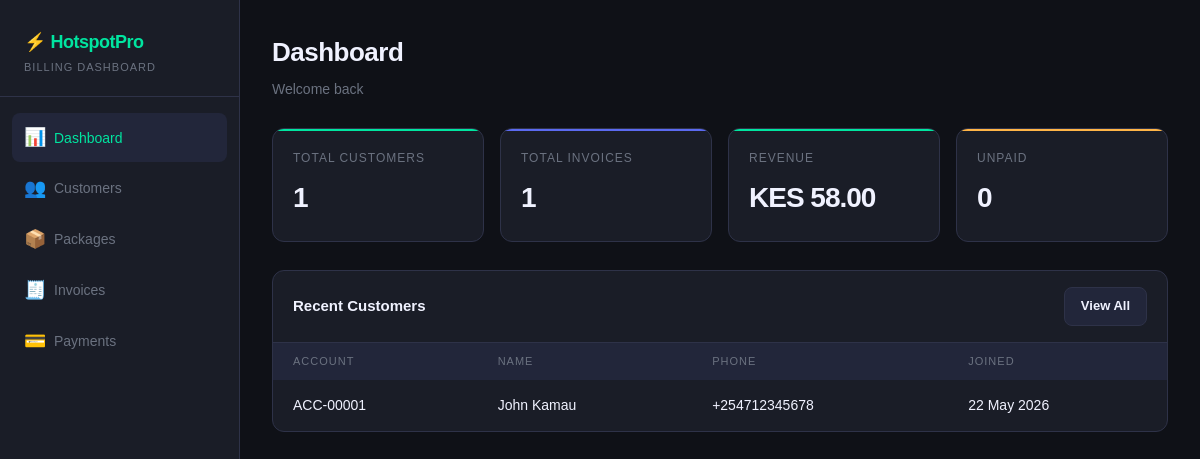
Screenshot of / (signed in) with the database file from the repository.
### billing_system/models/models.py (models this page shows, shortened)
class Customer(Base):
    __tablename__ = "customers"
    id             = Column(String(36), primary_key=True, default=_uuid)
    account_number = Column(String(20), unique=True, nullable=False, index=True)
    full_name      = Column(String(255), nullable=False)
    email          = Column(String(255), unique=True, nullable=True)
    phone          = Column(String(30), nullable=True)
    address        = Column(Text, nullable=True)
    status         = Column(Enum(CustomerStatus), nullable=False, default=CustomerStatus.ACTIVE)
    credit_balance = Column(Numeric(14, 4), nullable=False, default=Decimal("0.0000"))
    created_at     = Column(DateTime(timezone=True), nullable=False, default=_now)
    updated_at     = Column(DateTime(timezone=True), nullable=False, default=_now, onupdate=_now)
    meters         = relationship("Meter", back_populates="customer", cascade="all, delete-orphan")
    billing_cycles = relationship("BillingCycle", back_populates="customer")

### billing_system/api/frontend.py (the view)
@router.get("/", response_class=HTMLResponse)
def dashboard(request: Request, db: Session = Depends(get_db_dep)):
    total_customers = db.query(Customer).count()
    total_invoices  = db.query(Invoice).count()
    unpaid_invoices = db.query(Invoice).filter(
        Invoice.status.in_([InvoiceStatus.ISSUED, InvoiceStatus.OVERDUE])
    ).count()
    confirmed_payments = db.query(Payment).filter_by(status=PaymentStatus.CONFIRMED).all()
    total_revenue = sum(p.amount for p in confirmed_payments)
    recent_customers = db.query(Customer).order_by(Customer.created_at.desc()).limit(5).all()
    from fastapi.responses import HTMLResponse
    from jinja2 import Environment, FileSystemLoader
    env = Environment(loader=FileSystemLoader("billing_system/templates"))
    t = env.get_template("dashboard.html")
    html = t.render(
        request=request,
        active="dashboard",
        total_customers=total_customers,
        total_invoices=total_invoices,
        total_revenue=f"{total_revenue:.2f}",
        unpaid_invoices=unpaid_invoices,
        recent_customers=recent_customers,
    )
    return HTMLResponse(html)

### billing_system/templates/dashboard.html (shortened to what this page needs)
<!DOCTYPE html>
<html lang="en">
<head>
  <link rel="stylesheet" href="/static/css/style.css">
</head>
<body>
<aside class="sidebar">
  <div class="sidebar-logo">
    <h1>⚡ HotspotPro</h1>
    <p>Billing Dashboard</p>
  </div>
  <nav class="sidebar-nav">
    <a href="/" class="nav-item active"><span class="icon">📊</span> Dashboard</a>
    <a href="/customers" class="nav-item"><span class="icon">👥</span> Customers</a>
    <a href="/packages" class="nav-item"><span class="icon">📦</span> Packages</a>
    <a href="/invoices" class="nav-item"><span class="icon">🧾</span> Invoices</a>
    <a href="/payments" class="nav-item"><span class="icon">💳</span> Payments</a>
  </nav>
</aside>
<main class="main">
  <div class="page-header">
    <h2>Dashboard</h2>
    <p>Welcome back</p>
  </div>
  <div class="stats-grid">
    <div class="stat-card">
      <div class="stat-label">Total Customers</div>
      <div class="stat-value">{{ total_customers }}</div>
    </div>
    <div class="stat-card blue">
      <div class="stat-label">Total Invoices</div>
      <div class="stat-value">{{ total_invoices }}</div>
    </div>
    <div class="stat-card">
      <div class="stat-label">Revenue</div>
      <div class="stat-value">KES {{ total_revenue }}</div>
    </div>
    <div class="stat-card yellow">
      <div class="stat-label">Unpaid</div>
      <div class="stat-value">{{ unpaid_invoices }}</div>
    </div>
  </div>
  <div class="card">
    <div class="card-header">
      <h3>Recent Customers</h3>
      <a href="/customers" class="btn btn-secondary">View All</a>
    </div>
    <table>
      <thead>
        <tr><th>Account</th><th>Name</th><th>Phone</th><th>Joined</th></tr>
      </thead>
      <tbody>
        {% for c in recent_customers %}
        <tr>
          <td>{{ c.account_number }}</td>
          <td>{{ c.full_name }}</td>
          <td>{{ c.phone or '-' }}</td>
          <td>{{ c.created_at.strftime('%d %b %Y') }}</td>
        </tr>
        {% endfor %}
      </tbody>
    </table>
  </div>
</main>
</body>
</html>

### billing_system/static/css/style.css (style rules this page uses)
*, *::before, *::after { box-sizing: border-box; margin: 0; padding: 0; }
:root { --bg: #0f1117; --surface: #1a1d27; --surface2: #22263a; --border: #2e3248; --accent: #00e5a0; --accent2: #5b6af0; --danger: #ff4d6d; --warning: #ffb547; --text: #f0f2ff; --muted: #6b7280; --font-display: 'Arial Black', 'Arial Bold', Gadget, sans-serif; --font-body: 'Arial', sans-serif; }
body { background: var(--bg); color: var(--text); font-family: var(--font-body); font-size: 15px; line-height: 1.6; min-height: 100vh; display: flex; }
.sidebar { width: 240px; min-height: 100vh; background: var(--surface); border-right: 1px solid var(--border); display: flex; flex-direction: column; padding: 0; position: fixed; top: 0; left: 0; z-index: 100; }
.sidebar-logo { padding: 28px 24px 20px; border-bottom: 1px solid var(--border); }
.sidebar-logo h1 { font-family: var(--font-display); font-size: 18px; font-weight: 800; color: var(--accent); letter-spacing: -0.5px; }
.sidebar-logo p { font-size: 11px; color: var(--muted); margin-top: 2px; text-transform: uppercase; letter-spacing: 1px; }
.sidebar-nav { padding: 16px 12px; flex: 1; }
.nav-item { display: flex; align-items: center; gap: 10px; padding: 10px 12px; border-radius: 8px; color: var(--muted); text-decoration: none; font-size: 14px; font-weight: 500; transition: all 0.15s; margin-bottom: 2px; }
.nav-item.active { background: var(--surface2); color: var(--accent); }
.nav-item .icon { font-size: 18px; width: 20px; text-align: center; }
.main { margin-left: 240px; flex: 1; padding: 32px; max-width: calc(100vw - 240px); }
.page-header { margin-bottom: 28px; }
.page-header h2 { font-family: var(--font-display); font-size: 26px; font-weight: 800; letter-spacing: -0.5px; }
.page-header p { color: var(--muted); font-size: 14px; margin-top: 4px; }
.stats-grid { display: grid; grid-template-columns: repeat(auto-fit, minmax(200px, 1fr)); gap: 16px; margin-bottom: 28px; }
.stat-card { background: var(--surface); border: 1px solid var(--border); border-radius: 12px; padding: 20px; position: relative; overflow: hidden; }
.stat-card::before { content: ''; position: absolute; top: 0; left: 0; right: 0; height: 2px; background: var(--accent); }
.stat-card.blue::before { background: var(--accent2); }
.stat-card.yellow::before { background: var(--warning); }
.stat-label { font-size: 12px; color: var(--muted); text-transform: uppercase; letter-spacing: 1px; margin-bottom: 8px; }
.stat-value { font-family: var(--font-display); font-size: 28px; font-weight: 800; letter-spacing: -1px; }
.card { background: var(--surface); border: 1px solid var(--border); border-radius: 12px; overflow: hidden; margin-bottom: 24px; }
.card-header { padding: 16px 20px; border-bottom: 1px solid var(--border); display: flex; align-items: center; justify-content: space-between; }
.card-header h3 { font-family: var(--font-display); font-size: 15px; font-weight: 700; }
table { width: 100%; border-collapse: collapse; }
th { padding: 10px 20px; text-align: left; font-size: 11px; text-transform: uppercase; letter-spacing: 1px; color: var(--muted); background: var(--surface2); font-weight: 500; }
td { padding: 14px 20px; border-bottom: 1px solid var(--border); font-size: 14px; }
tr:last-child td { border-bottom: none; }
.btn { display: inline-flex; align-items: center; gap: 6px; padding: 8px 16px; border-radius: 8px; font-size: 13px; font-weight: 600; font-family: var(--font-body); cursor: pointer; border: none; transition: all 0.15s; text-decoration: none; }
.btn-secondary { background: var(--surface2); color: var(--text); border: 1px solid var(--border); }

### rows the page displays
Customer: account_number "ACC-00001", full_name "John Kamau", phone "+254712345678", created_at "22 May 2026"

### other values shown
{{ total_customers }} "1"
{{ total_invoices }} "1"
{{ total_revenue }} "58.00"
{{ unpaid_invoices }} "0"
